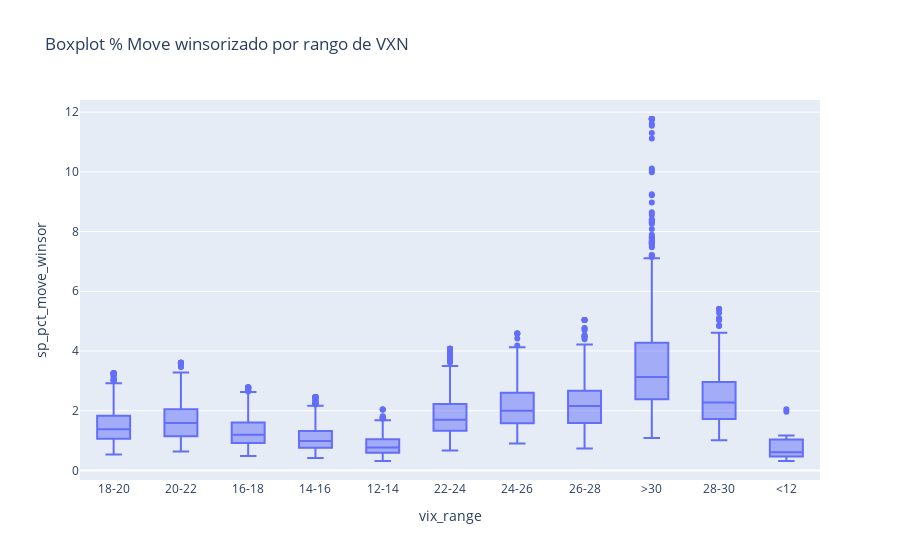

This figure's notebook cell:
### Code cell
import plotly.express as px

fig = px.box(df, 
             x='vix_range', 
             y='sp_pct_move_winsor', 
             points='outliers', 
             title='Boxplot % Move winsorizado por rango de VXN')
fig.show()

### Figure 1 — Plotly figure (JSON) as saved in the notebook; plotly's stock layout.template omitted (floating-point values rounded to 4 significant figures; data arrays with more than 128 entries replaced by an {"elided": "..."} marker saying what was removed)
{"data": [{"alignmentgroup": "True", "boxpoints": "outliers", "hovertemplate": "vix_range=%{x}<br>sp_pct_move_winsor=%{y}<extra></extra>", "legendgroup": "", "marker": {"color": "#636efa"}, "name": "", "notched": false, "offsetgroup": "", "orientation": "v", "showlegend": false, "type": "box", "x": {"elided": "5168 str values"}, "x0": " ", "xaxis": "x", "y": {"elided": "5168 float values"}, "y0": " ", "yaxis": "y"}], "layout": {"boxmode": "group", "legend": {"tracegroupgap": 0}, "title": {"text": "Boxplot % Move winsorizado por rango de VXN"}, "xaxis": {"anchor": "y", "domain": [0, 1], "title": {"text": "vix_range"}}, "yaxis": {"anchor": "x", "domain": [0, 1], "title": {"text": "sp_pct_move_winsor"}}}}
